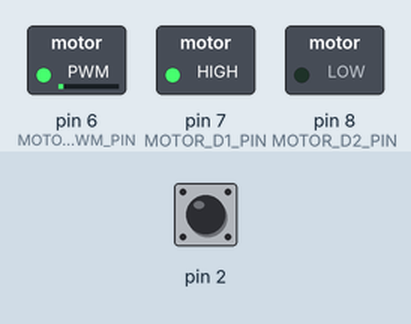
Recording of a sketch running on a simulated Arduino Uno, built with avr-gcc and run on an emulated ATmega328P. Parts: switched loads named in the sketch (green lamp = pin HIGH). Inputs (shaded band) come from the test bench; at power-on: pin 2 HIGH. What the sketch prints to the serial monitor is not drawn.

Above: at 0.1 s.
Timing chart, 0 to 1.6 s (numbered marks = the images above):
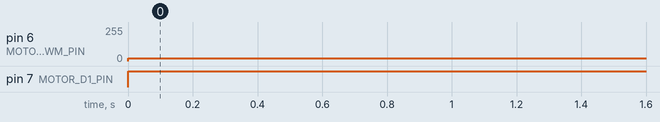

Measured:
- by itself, pin 6 (MOTOR_PWM_PIN): 0/255 → 20/255 at 0.00 s
- by itself, pin 7 (MOTOR_D1_PIN): LOW → HIGH at 0.00 s

The sketch:

assignment_2_wk10.ino
```cpp
// From encoder example, change to use external interrupt for count the encoder.

#define MOTOR_D1_PIN 7
#define MOTOR_D2_PIN 8
#define MOTOR_PWM_PIN 6

int count = 0;

void speedMotor(int sped)
{
  if(sped>=0)
  {
    digitalWrite(MOTOR_D1_PIN,LOW);
    digitalWrite(MOTOR_D2_PIN,HIGH);
    analogWrite(MOTOR_PWM_PIN,sped);
  }
  else if(sped<0)
  {
    digitalWrite(MOTOR_D1_PIN,HIGH);
    digitalWrite(MOTOR_D2_PIN,LOW);
    analogWrite(MOTOR_PWM_PIN,sped/-1);
  }
}

void callMeback()
{
  count++;
}

void setup()
{
  pinMode(MOTOR_D1_PIN,OUTPUT);
  pinMode(MOTOR_D2_PIN,OUTPUT);
  pinMode(MOTOR_PWM_PIN,OUTPUT);

  pinMode(2, INPUT_PULLUP);
  Serial.begin(9600);
  attachInterrupt(digitalPinToInterrupt(2),callMeback, RISING);

  digitalWrite(MOTOR_D1_PIN,LOW);
  digitalWrite(MOTOR_D2_PIN,HIGH);
  analogWrite(MOTOR_PWM_PIN,255);
}

void loop()
{
  speedMotor(-20);
  Serial.println(count);
}
```
